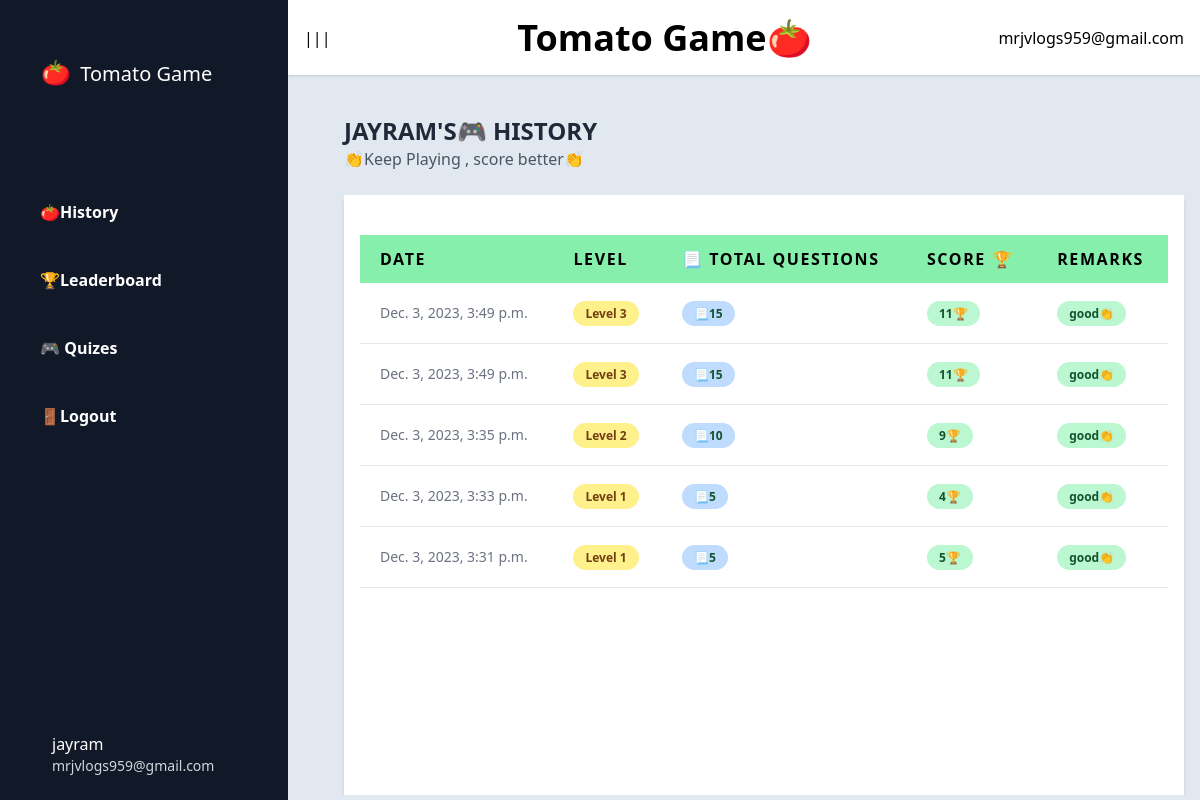
Page /history (signed in) on the committed database.
### quizzer/models.py (models this page shows, shortened)
class GameHistory(models.Model):
    student = models.ForeignKey(User,on_delete=models.CASCADE)
    gamedate = models.DateTimeField(auto_now_add=True)
    level_achieved = models.PositiveSmallIntegerField(default=0)
    total_questions = models.PositiveSmallIntegerField(default=0)
    score = models.PositiveSmallIntegerField(default=0)
    remarks = models.CharField(max_length=20,default='No remarks')

### quizzer/views.py (the view)
# urls.py: path('history',views.history, name='history'),
def history(request):
    print("history")
    history = get_student_game_history(request)
    print(history)
    return render(request,'main/quiz/history.html',{'history':history})

### quizzer/gameview.py (called while the page is built)
def get_student_game_history(request):
    history = GameHistory.objects.filter(student=request.user).order_by('-gamedate').values()
    return history

### templates/main/quiz/history.html (shortened to what this page needs)
{% extends 'base.html' %}
{% load static %}
{% block content %}
<div class="bg-slate-200 flex h-screen">
    {% include 'components/sidebar.html' %}
    <div class="flex h-full w-full flex-col">
        {% include 'components/header.html' %}
        <div class="h-full overflow-hidden pl-10 ">
            <main id="dashboard-main" class="h-[calc(100vh-5rem)] overflow-hidden px-4 py-10">
                {% include 'components/userhistory.html' %}
    </main>
</div>
</div>
</div>
{% endblock content%}

### templates/components/sidebar.html (shortened to what this page needs)
<aside id="asidebox" class="fixed z-50 md:relative ">
    <nav aria-label="Sidebar Navigation"
        class="peer-checked:w-64 left-0 z-10 flex h-screen w-0 flex-col overflow-hidden bg-gray-900 text-white transition-all md:h-screen md:w-64 lg:w-72">
        <div class=" mt-5 py-4 pl-10 md:mt-10">
            <span class="">
                <span
                    class="mr-1 inline-flex h-8 w-8 items-center justify-center rounded-full  align-bottom text-2xl font-bold">🍅</span>
                <span class="text-xl">Tomato Game</span>
            </span>
        </div>
        <ul class="mt-8 space-y-3 md:mt-20">
            <li class="relative">
                <a href="{% url 'history'%}"
                    class=" flex w-full space-x-2 rounded-md px-10 py-4 font-semibold">
                    <span class=" ">🍅History</span>
                    </a>
            </li>
            <li class="relative">
                <a href="{% url 'leaderboard'%}"
                    class=" flex w-full space-x-2 rounded-md px-10 py-4 font-semibold ">
                    <span class=""> 🏆Leaderboard</span>
                    </a>
            </li>
            <li class="relative">
                <a href="{% url 'game'%}"
                    class=" flex w-full space-x-2 rounded-md px-10 py-4 text-white ">
                    <span class=" text-white font-bold"> 🎮 Quizes</span>
                    </a>
            </li>
            <li class="relative">
                <a href="{% url 'logout_view'%}"
                    class="flex w-full space-x-2 rounded-md px-10 py-4 font-semibold">
                    <span class="">🚪Logout</span>
                </a>
            </li>
        </ul>
        <div class="my-6 mt-auto ml-10 flex cursor-pointer">
            <div class="ml-3">
                <p class="font-medium">{{user.username}}</p>
                <p class="text-sm text-gray-300">{{user.email}}</p>
            </div>
        </div>
    </nav>
</aside>

### templates/components/header.html
<header class="relative flex flex-col items-center bg-white px-4 py-4 shadow sm:flex-row md:h-20">
    <div
        class="flex w-full flex-col justify-between overflow-hidden transition-all sm:max-h-full sm:flex-row sm:items-center">
        <button onclick="sidebartoggle()">|||</button>
        <span class="text-4xl font-bold">Tomato Game🍅 </span>
        <span>{{user.email}}</span>
    </div>
</header>

### templates/components/userhistory.html (shortened to what this page needs)
<h1 class="text-2xl  font-black text-gray-800 uppercase">{{request.user}}'s🎮 History</h1>
<p class="mb-6  text-gray-600">👏Keep Playing , score better👏</p>
<div class="flex flex-wrap gap-x-4 gap-y-8">
    <div id="leaderboard" class="w-full bg-white p-10 shadow-md  h-[100vh] overflow-auto px-4 py-10">
            <table class="w-full" id="">
                <thead>
                  <tr class="bg-green-300 text-left  font-extrabold uppercase tracking-widest text-Black">
                    <th class="px-5 py-3">Date</th>
                    <th class="px-5 py-3">Level</th>
                    <th class="px-5 py-3">📃 Total Questions </th>
                    <th class="px-5 py-3">Score 🏆</th>
                    <th class="px-5 py-3">Remarks</th>
                  </tr>
                </thead>
                <tbody class="text-gray-500">
                  {% for h in history %}
                  <tr>
                    <td class="border-b border-gray-200 bg-white px-5 py-5 text-sm">
                      <p class="whitespace-no-wrap">{{h.gamedate}}</p>
                    </td>
                    <td class="border-b border-gray-200 bg-white px-5 py-5 text-sm">
                      <span class="rounded-full bg-yellow-200 px-3 py-1 text-xs font-semibold text-yellow-900">Level {{h.level_achieved}}</span>
                    </td>
                    <td class="border-b border-gray-200 bg-white  px-5 py-5 text-sm">
                      <span class="rounded-full bg-blue-200 px-3 py-1 text-xs font-semibold text-green-900">📃{{h.total_questions}}</span>
                    </td>
                    <td class="border-b border-gray-200 bg-white px-5 py-5 text-sm">
                      <span class="rounded-full bg-green-200 px-3 py-1 text-xs font-semibold text-green-900">{{h.score}}🏆</span>
                    </td>
                    <td class="border-b border-gray-200 bg-white px-5 py-5 text-sm">
                      <span class="rounded-full bg-green-200 px-3 py-1 text-xs font-semibold text-green-900">{{h.remarks}}👏</span>
                    </td>
                  </tr>
                  {% endfor %}
                </tbody>
              </table>
    </div>
</div>

### rows in the picture
GameHistory: gamedate "Dec. 3, 2023, 3:49 p.m.", level_achieved "3", total_questions "15", score "11", remarks "good"
GameHistory: gamedate "Dec. 3, 2023, 3:49 p.m.", level_achieved "3", total_questions "15", score "11", remarks "good"
GameHistory: gamedate "Dec. 3, 2023, 3:35 p.m.", level_achieved "2", total_questions "10", score "9", remarks "good"
GameHistory: gamedate "Dec. 3, 2023, 3:33 p.m.", level_achieved "1", total_questions "5", score "4", remarks "good"
GameHistory: gamedate "Dec. 3, 2023, 3:31 p.m.", level_achieved "1", total_questions "5", score "5", remarks "good"

### other values in the picture
{{ user.username }} "jayram"
{{ user.email }} "mrjvlogs959@gmail.com"
{{ request.user }} "JAYRAM"
